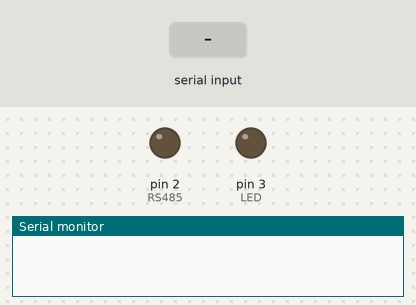
This sketch was run on a simulated Arduino Uno, built with avr-gcc and run on an emulated ATmega328P. Parts: output pins drawn as LEDs (lit = HIGH), the last lines printed to the serial monitor. The test bench sets the inputs (shaded band).

Above: at 1.2 s.
1.3 s: "1" received over Serial
At 2.3 s:
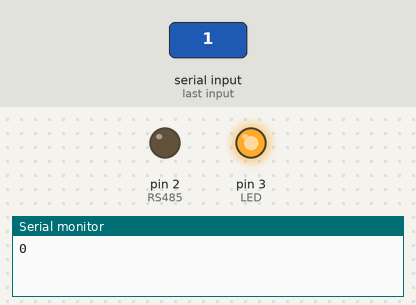
2.9 s: "0" received over Serial
At 3.6 s:
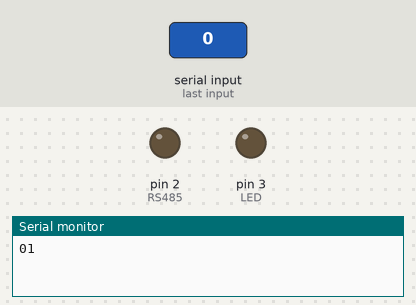
Timing chart, 0 to 5.9 s (numbered marks = the images above; inputs shaded):
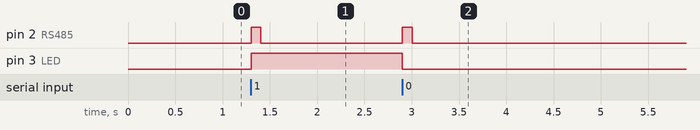

Measured:
- after the input at 1.3 s, pin 2 (RS485): LOW → HIGH at once, → LOW 0.10 s later; pin 3 (LED): LOW → HIGH at once
- after the input at 2.9 s, pin 2 (RS485): LOW → HIGH at once, → LOW 0.10 s later; pin 3 (LED): HIGH → LOW at once

The sketch:

RS485_slave.ino
```cpp
#define RS485 2
#define LED 3

char ch;

void setup() {
  Serial.begin(9600);

  pinMode(RS485, OUTPUT);
  pinMode(LED, OUTPUT);
}

void loop() {
  delay(1);

  digitalWrite(RS485, LOW);

  //while(!Serial.available()) {}

  if (Serial.available())
  {
    ch = Serial.read();

    if (ch == '1') digitalWrite(LED, HIGH);
    else if (ch == '0') digitalWrite(LED, LOW);


    digitalWrite(RS485, HIGH);

    delay(100);

    if (ch == '1') {
      Serial.print('0');
      Serial.flush();
    }
    else if (ch == '0') {
      Serial.print('1');
      Serial.flush();
    }
  }
}
```
